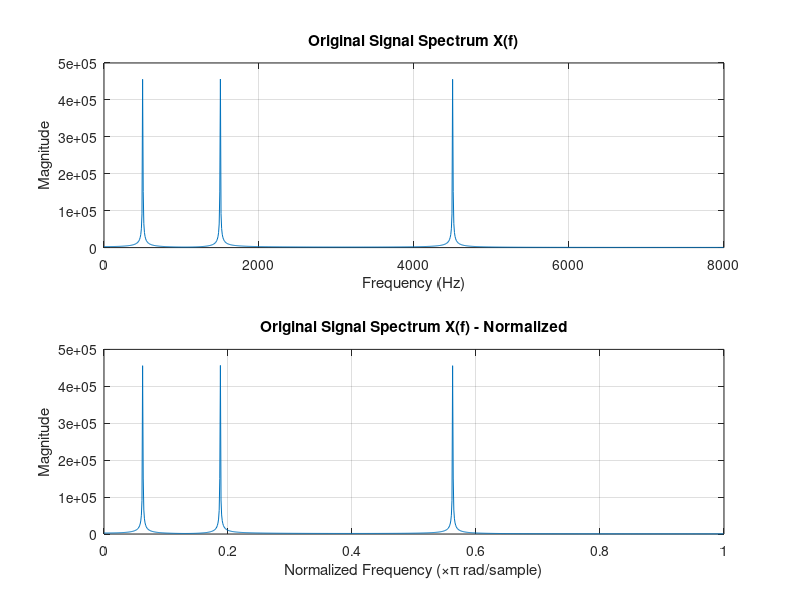
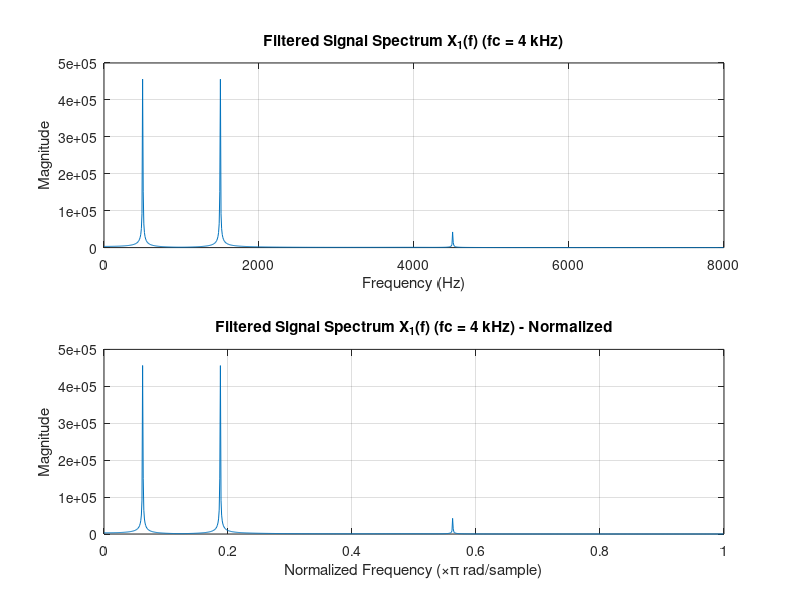
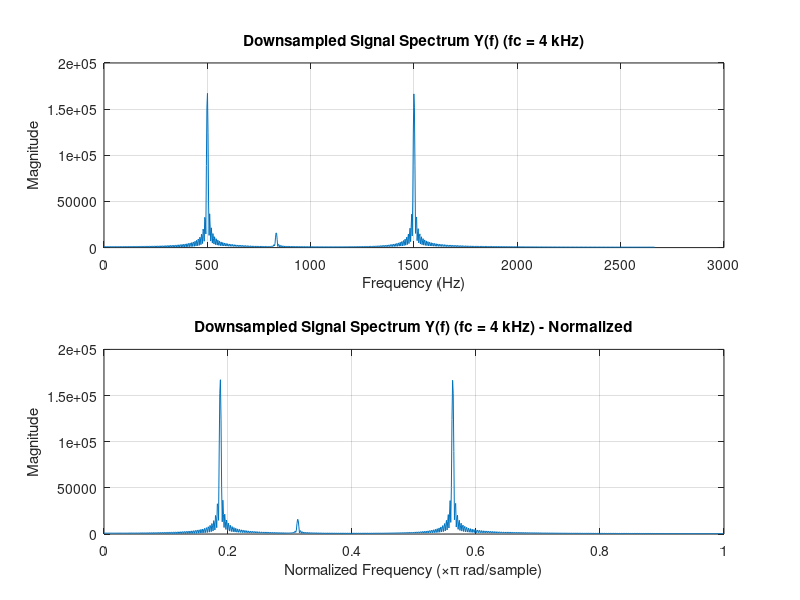

Reproduce these figures in MATLAB, in order.
fs = 16000; % 采样频率
N = 2024; % 信号长度
n = 0:N-1; % 时间轴

% 生成信号 x 的频率分量
f1 = 500;
f2 = 1500;
f3 = 4500;
x = 500*cos(2*pi*f1/fs.*n) + 500*cos(2*pi*f2/fs.*n) + 500*cos(2*pi*f3/fs.*n);

% 计算信号 x 的频谱
fftX = abs(fft(x, N));
F = (0:N/2-1)*(fs)/N;

% 绘制信号 x 的频谱
figure;
subplot(2, 1, 1)
plot(F, fftX(1:N/2))
xlabel('Frequency (Hz)')
ylabel('Magnitude')
title('Original Signal Spectrum X(f)')
grid on

% 绘制归一化标度频谱
subplot(2, 1, 2)
F_normalized = F / (fs / 2);
plot(F_normalized, fftX(1:N/2))
xlabel('Normalized Frequency (×π rad/sample)')
ylabel('Magnitude')
title('Original Signal Spectrum X(f) - Normalized')
grid on


% 设计巴特沃斯低通滤波器：fc=4kHz
fc1 = 4000; 
[b, a] = butter(12, fc1/(fs/2)); % 6阶巴特沃斯滤波器


% 通过低通滤波器后的信号 x1
x1_filtered = filter(b, a, x);
fftX1_filtered = abs(fft(x1_filtered, N));

% 绘制滤波后的信号频谱
figure;
subplot(2, 1, 1)
plot(F, fftX1_filtered(1:N/2))
xlabel('Frequency (Hz)')
ylabel('Magnitude')
title('Filtered Signal Spectrum X_1(f) (fc = 4 kHz)')
grid on

% 绘制归一化标度频谱
subplot(2, 1, 2)
plot(F_normalized, fftX1_filtered(1:N/2))
xlabel('Normalized Frequency (×π rad/sample)')
ylabel('Magnitude')
title('Filtered Signal Spectrum X_1(f) (fc = 4 kHz) - Normalized')
grid on

% 下采样
M = 3;
x1_downsampled = x1_filtered(1:M:end);
fs_new = fs/M;
fftX1_downsampled = abs(fft(x1_downsampled, N));
F_new = (0:N/2-1)*(fs_new)/N;

% 绘制下采样后的信号频谱
figure;
subplot(2, 1, 1)
plot(F_new, fftX1_downsampled(1:N/2))
xlabel('Frequency (Hz)')
ylabel('Magnitude')
title('Downsampled Signal Spectrum Y(f) (fc = 4 kHz)')
grid on

% 绘制归一化标度频谱
subplot(2, 1, 2)
F_new_normalized = F_new / (fs_new / 2);
plot(F_new_normalized, fftX1_downsampled(1:N/2))
xlabel('Normalized Frequency (×π rad/sample)')
ylabel('Magnitude')
title('Downsampled Signal Spectrum Y(f) (fc = 4 kHz) - Normalized')
grid on